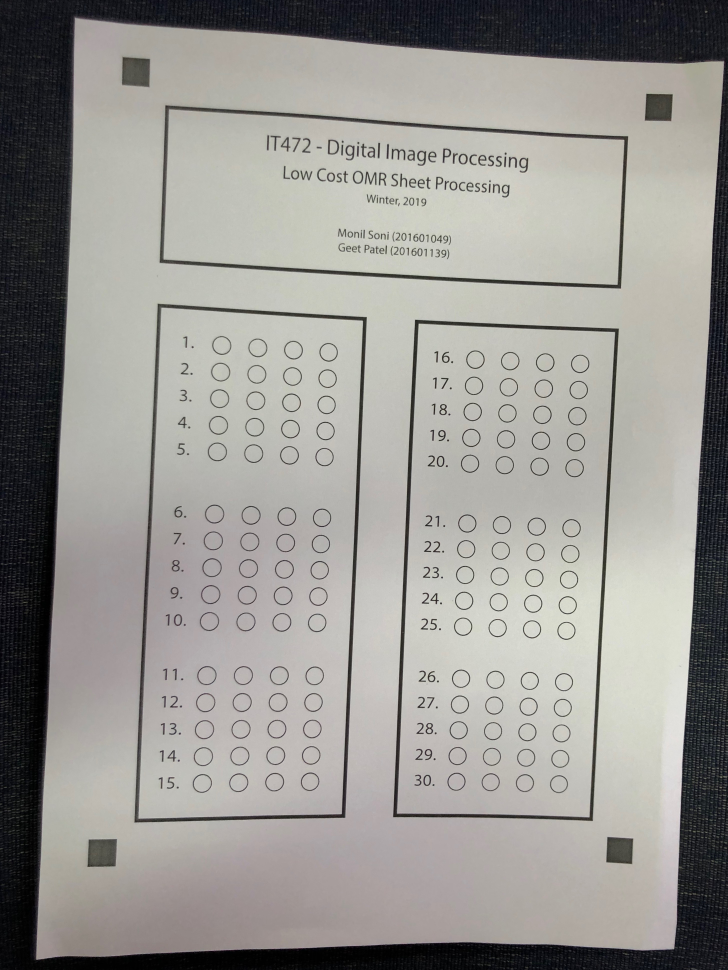
#> input picture others/omr_irl2.jpeg, 2910 x 3880 px (shown at 1/4 size)
$ python omr_working.py
#> lines starting #> are read from the running program, lines starting #| are printed output that depends on the picture; after the words box and inside, x2 and y2 are one past the last pixel; in counts of white or black regions, pixels touching at a corner belong together
import cv2
import imutils
from imutils import contours
from imutils.perspective import four_point_transform

def findpaper(cnts):
	cnts = sorted(cnts, key=cv2.contourArea, reverse=True)

	for c in cnts:
		peri = cv2.arcLength(c, True)
		approx = cv2.approxPolyDP(c, 0.02 * peri, True)

		if len(approx) == 4:
			return approx

	print("[INFO] No paper found!")

def findboxes(cnts):
	cnts = sorted(cnts, key=cv2.contourArea, reverse=True)
	i = 0
	contours = []
	for c in cnts:
		peri = cv2.arcLength(c, True)
		approx = cv2.approxPolyDP(c, 0.04*peri, True)

		if len(approx) == 4:
			contours.append(approx)
			i += 1
			if i == 2:
				return contours


imgname = "omr_irl2.jpeg"
image = cv2.imread(imgname)
#> image is the input picture: shape (3880, 2910, 3); mean B, G, R 146.8, 151, 152.7
width = int(image.shape[1]*50/float(100))
#> width = 1455
height = int(image.shape[0]*50/float(100))
#> height = 1940
dim = (width, height)
#> dim = (1455, 1940)
image = cv2.resize(image, dim, interpolation = cv2.INTER_LINEAR)
#> image: shape (1940, 1455, 3)
print("[WORKFLOW] Reading "+imgname+" and resizing..")
gray = cv2.cvtColor(image, cv2.COLOR_BGR2GRAY)
print("[WORKFLOW] Converting "+imgname+" to grayscale image..")
retval, thresh = cv2.threshold(gray, 150, 255, cv2.THRESH_BINARY)
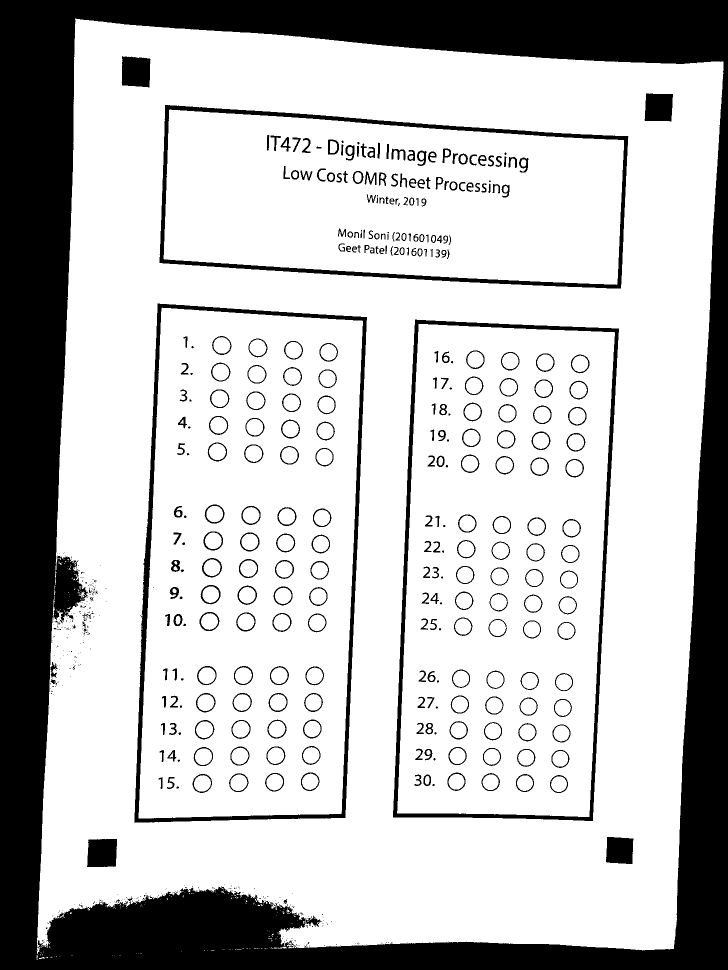
#> thresh: shape (1940, 1455) (shown at 1/2 size); 75.5% white; 674 black regions (377 under 20 px)
print("[WORKFLOW] Applying threshold and converting to a binary image..")
cv2.imwrite("1 ow_whole_thresh.png", thresh)
print("[WORKFLOW] ow_whole_thresh.png saved.")

cnts = cv2.findContours(thresh.copy(), cv2.RETR_EXTERNAL, cv2.CHAIN_APPROX_SIMPLE)
#> cnts = 205 contours, 203 with area under 20; largest, box (x1, y1, x2, y2) and area: (73, 37, 1447, 1908) 2254660, (548, 1893, 573, 1897) 22
cnts = imutils.grab_contours(cnts)
print("[INFO] Number of contours detected: "+str(len(cnts)))
#| [INFO] Number of contours detected: 205
img = image.copy()
cv2.drawContours(img, cnts, -1, (0,255,0), 3)
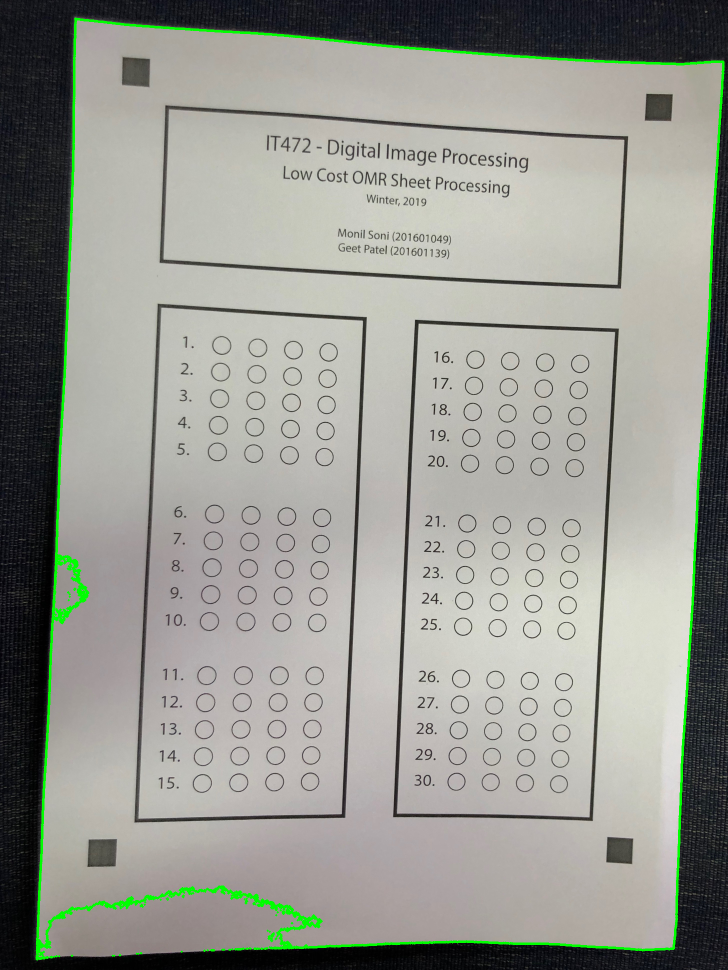
#> img: shape (1940, 1455, 3) (shown at 1/2 size); mean B, G, R 145, 152.7, 150.8
cv2.imwrite("2 ow_whole_contours.png", img)
print("[WORKFLOW] ow_whole_contours.png saved.")

if len(cnts) > 0:
	docCnt = findpaper(cnts)
#> the loop in findpaper, `for c in cnts:` made 1 pass
#> (peri, approx) on pass 1: (8463.2, [[150, 37], [74, 1907], [1347, 1897], [1446, 123]])
#> docCnt = [[150, 37], [74, 1907], [1347, 1897], [1446, 123]]

print("[INFO] Paper found at position:")
print("      "+str(docCnt[1])+str(docCnt[0])+str(docCnt[3])+str(docCnt[2]))
#|       [[  74 1907]][[150  37]][[1446  123]][[1347 1897]]

paper = four_point_transform(image.copy(), docCnt.reshape(4, 2))
width_2 = int(paper.shape[1]*50/float(100))
#> width_2 = 649
height_2 = int(paper.shape[0]*50/float(100))
#> height_2 = 935
warped = four_point_transform(gray, docCnt.reshape(4, 2))
print("[WORKFLOW] Applying four point transform to crop the paper..")
cv2.imwrite("3 ow_paper_detected.png", warped)
print("[WORKFLOW] ow_paper_detected.png saved.")

retval, thresh_2 = cv2.threshold(warped, 150, 255, cv2.THRESH_BINARY_INV)
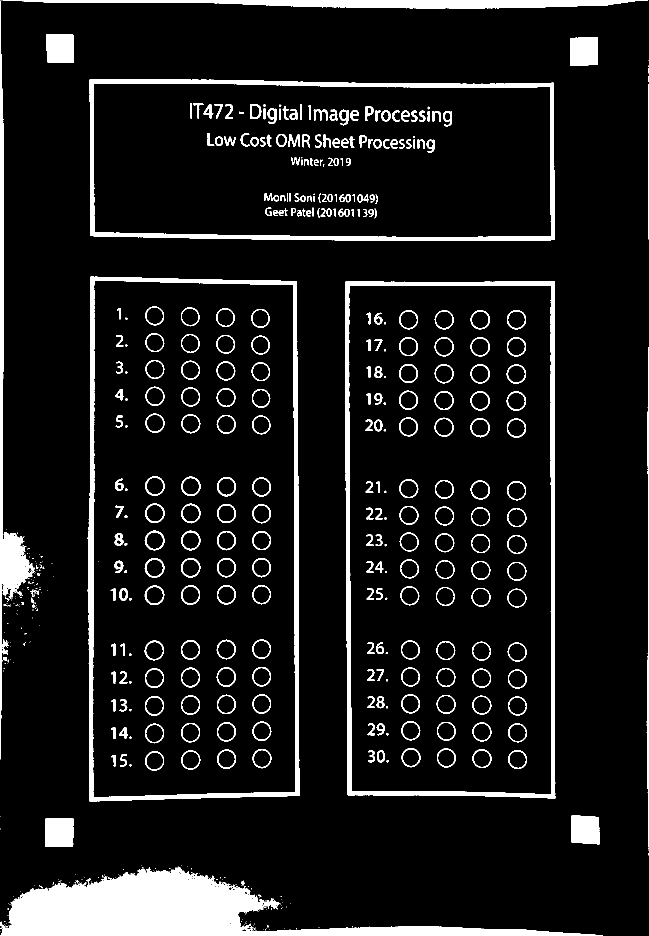
#> thresh_2: shape (1871, 1298) (shown at 1/2 size); 9.3% white; 561 white regions (259 under 20 px)
cv2.imwrite("4 ow_paper_threshold.png", thresh_2)
print("[WORKFLOW] ow_paper_threshold.png saved.")

cnts_2 = cv2.findContours(thresh_2.copy(), cv2.RETR_EXTERNAL, cv2.CHAIN_APPROX_SIMPLE)
#> cnts_2 = 246 contours, 230 with area under 20; largest, box (x1, y1, x2, y2) and area: (175, 553, 599, 1603) 432482, (690, 563, 1111, 1597) 428064, (179, 158, 1110, 482) 291838, (1, 1735, 1205, 1871) 60003, (5, 0, 1296, 17) 12262
cnts_2 = imutils.grab_contours(cnts_2)
print("[INFO] Number of contours detected: "+str(len(cnts_2)))
#| [INFO] Number of contours detected: 246
img_2 = paper.copy()
cv2.drawContours(img_2, cnts_2, -1, (0,255,0), 3)
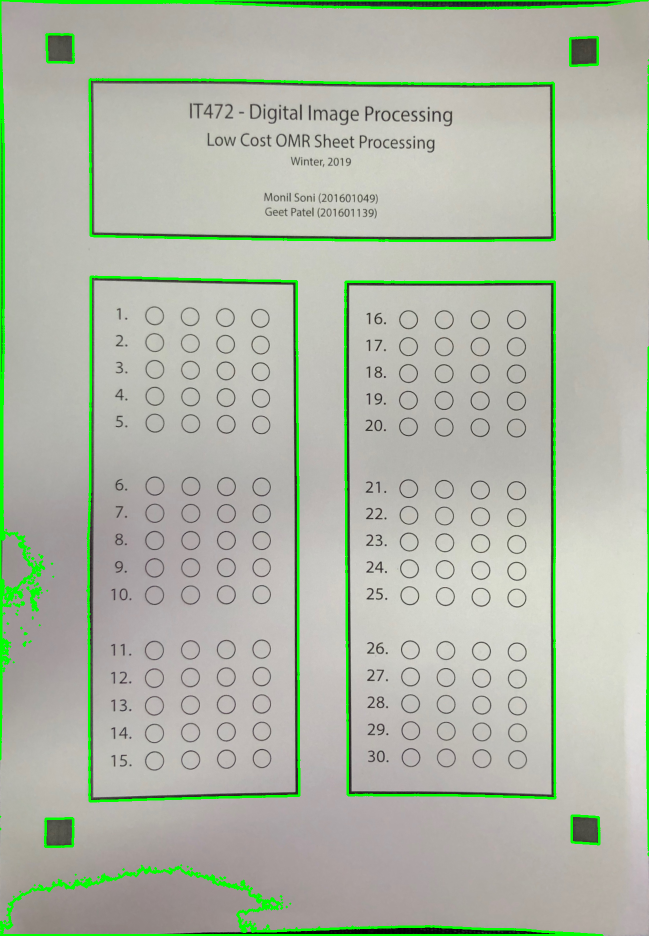
#> img_2: shape (1871, 1298, 3) (shown at 1/2 size); mean B, G, R 166.9, 182.2, 175
cv2.imwrite("5 ow_paper_contours.png", img_2)
print("[WORKFLOW] ow_paper_contours.png saved.")

boxes = findboxes(cnts_2)
#> in findboxes, `cnts = sorted(cnts, key=cv2.contourArea, reverse=True)`: cnts has the same summary as cnts_2 outside findboxes
#> the loop in findboxes, `for c in cnts:` made 2 passes
#> (peri, approx, i) on passes 1 to 2: (2981, [[181, 553], [179, 1602], [598, 1591], [593, 562]], 1), (2958.3, [[691, 563], [695, 1589], [1110, 1596], [1109, 563]], 2)
#> after the loop in findboxes, `for c in cnts:`: contours = 2 contours; box (x1, y1, x2, y2) and area: (179, 553, 599, 1603) 431706, (691, 563, 1111, 1597) 428778; i = 2
#> boxes has the same summary as contours in findboxes
img_3 = paper.copy()
cv2.drawContours(img_3, boxes, -1, (255,0,0), 3)
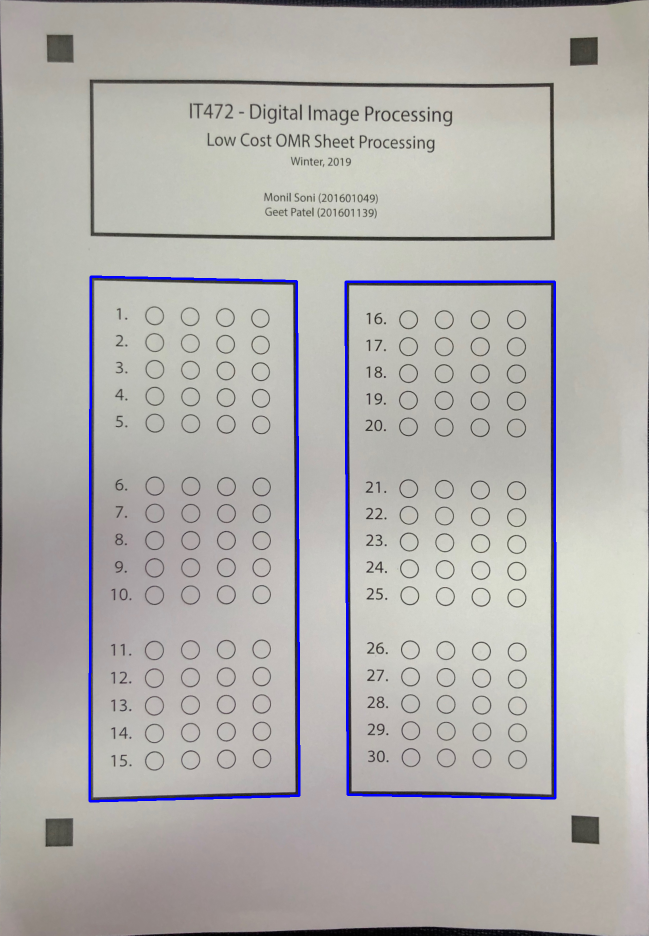
#> img_3: shape (1871, 1298, 3) (shown at 1/2 size); mean B, G, R 172.8, 175.6, 177.9
print("[INFO] Number of boxes detected: "+str(len(boxes)))
#| [INFO] Number of boxes detected: 2
print("[INFO] Boxes detected at position:")
print("1.\n"+str(boxes[0][0]))
#| 1.
#| [[181 553]]
print("2.\n"+str(boxes[1][0]))
#| 2.
#| [[691 563]]
cv2.imwrite("6 ow_paper_boxes.png", img_3)
print("[WORKFLOW] ow_paper_boxes.png saved.")

newboxes = []
if boxes[0][0].item(0) > boxes[1][0].item(0):
	newboxes.append(boxes[1])
	newboxes.append(boxes[2])
else:
	newboxes = boxes
#> newboxes has the same summary as contours in findboxes

seg0 = four_point_transform(paper, newboxes[0].reshape(4, 2))
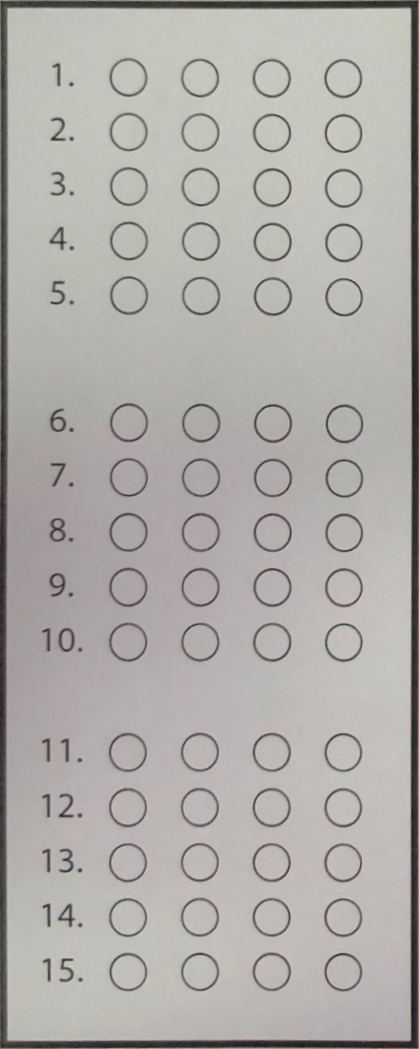
#> seg0: shape (1049, 419, 3); mean B, G, R 169.6, 173.2, 175.8
seg1 = four_point_transform(paper, newboxes[1].reshape(4, 2))
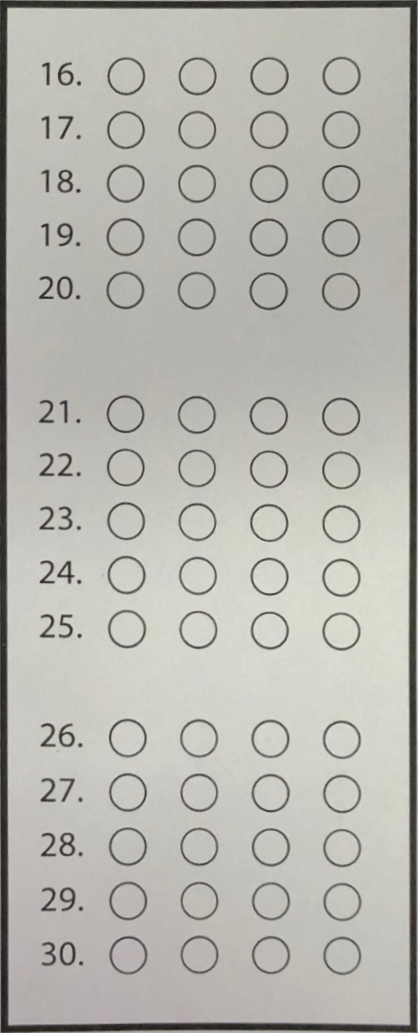
#> seg1: shape (1033, 418, 3); mean B, G, R 175.6, 182.1, 182.9

cv2.imwrite("7 ow_seg0.png", seg0)
print("[WORKFLOW] 7 ow_seg0.png saved.")
cv2.imwrite("8 ow_seg1.png", seg1)
print("[WORKFLOW] 8 ow_seg1.png saved.")
